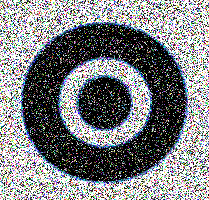
#> input picture Anexos, Imagens e Videos/bimodal_hsv_noise.png, 209 x 200 px, found by its file name
$ python Gaussian_Threshold_Otsu.py
#> lines starting #> are read from the running program, lines starting #| are printed output that depends on the picture; after the words box and inside, x2 and y2 are one past the last pixel; in counts of white or black regions, pixels touching at a corner belong together
import cv2 as cv
from matplotlib import pyplot as plt
from pathlib import Path

caminhoImagem = Path('Anexos, Imagens e Videos/bimodal_hsv_noise.png')

img = cv.imread(str(caminhoImagem),0)
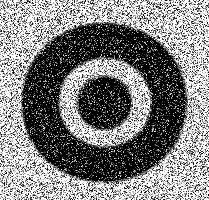
#> img: shape (200, 209); min 0, max 255, mean 127.9
# global thresholding
ret1,th1 = cv.threshold(img,127,255,cv.THRESH_BINARY)
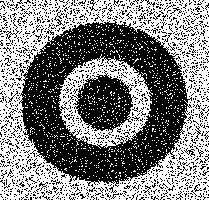
#> th1: shape (200, 209); 50.2% white; 1532 black regions (1515 under 20 px), largest, box (x1, y1, x2, y2) and area: (19, 18, 192, 187) 13500, (72, 70, 138, 133) 2206, (3, 17, 19, 42) 56
# Otsu's thresholding
ret2,th2 = cv.threshold(img,0,255,cv.THRESH_BINARY+cv.THRESH_OTSU)
#> ret2 = 127
# Otsu's thresholding after Gaussian filtering
blur = cv.GaussianBlur(img,(5,5),0)
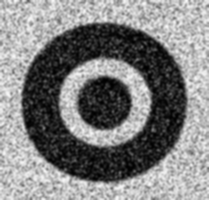
#> blur: shape (200, 209); min 0, max 248, mean 127.9
ret3,th3 = cv.threshold(blur,0,255,cv.THRESH_BINARY+cv.THRESH_OTSU)
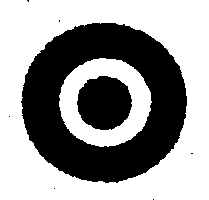
#> th3: shape (200, 209); 59.9% white; 8 black regions (6 under 20 px), largest, box (x1, y1, x2, y2) and area: (21, 23, 187, 183) 14432, (77, 76, 132, 130) 2316
#> ret3 = 112
# plot all the images and their histograms
images = [img, 0, th1,
          img, 0, th2,
          blur, 0, th3]
titles = ['Original Noisy Image','Histogram','Global Thresholding (v=127)',
          'Original Noisy Image','Histogram',"Otsu's Thresholding",
          'Gaussian filtered Image','Histogram',"Otsu's Thresholding"]
for i in range(3):
    plt.subplot(3,3,i*3+1),plt.imshow(images[i*3],'gray')
    plt.title(titles[i*3]), plt.xticks([]), plt.yticks([])
    plt.subplot(3,3,i*3+2),plt.hist(images[i*3].ravel(),256)
    plt.title(titles[i*3+1]), plt.xticks([]), plt.yticks([])
    plt.subplot(3,3,i*3+3),plt.imshow(images[i*3+2],'gray')
    plt.title(titles[i*3+2]), plt.xticks([]), plt.yticks([])
plt.show()
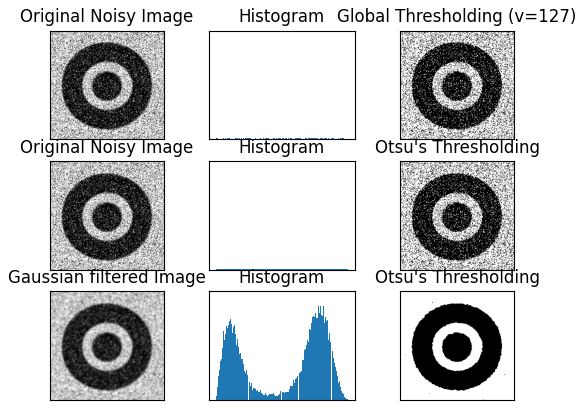
#> figure drawn by matplotlib, 9 panels

$ run again, with Anexos, Imagens e Videos/Frame1.png copied over Anexos, Imagens e Videos/bimodal_hsv_noise.png
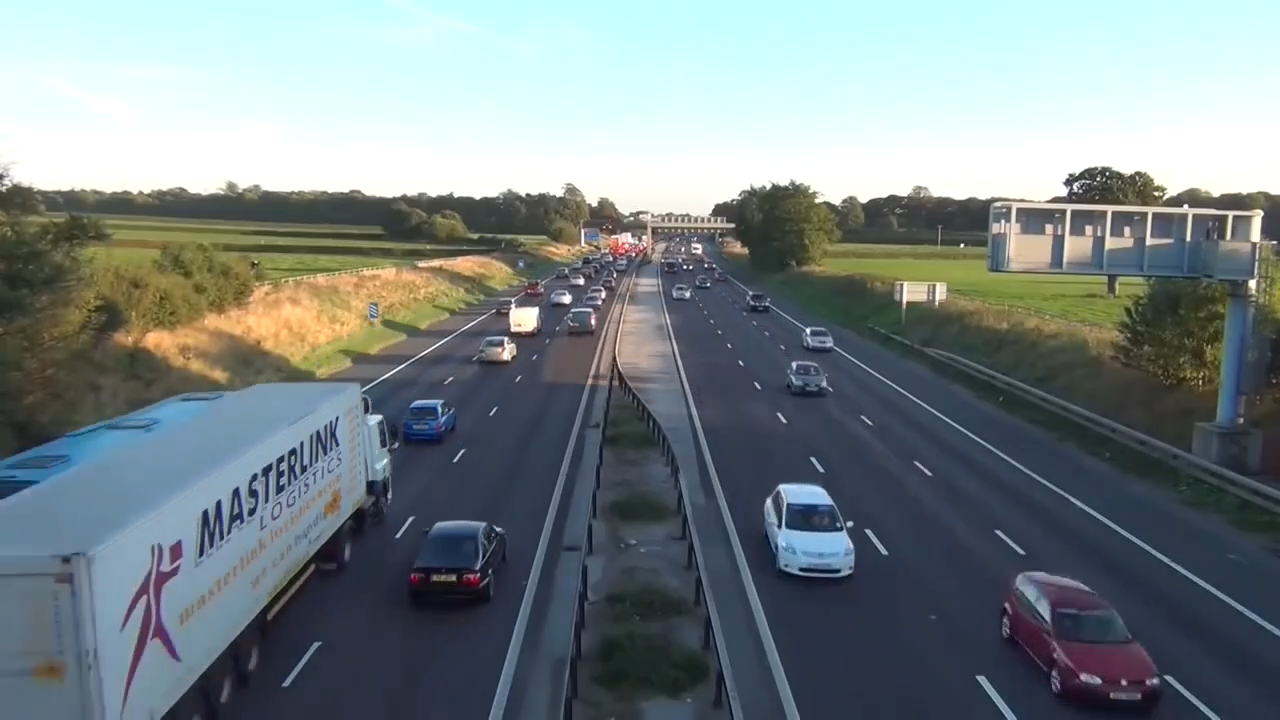
#> input picture Anexos, Imagens e Videos/Frame1.png, 1280 x 720 px, found by its file name
#> `ret1,th1 = cv.threshold(img,127,255,cv.THRESH_BINARY)`:
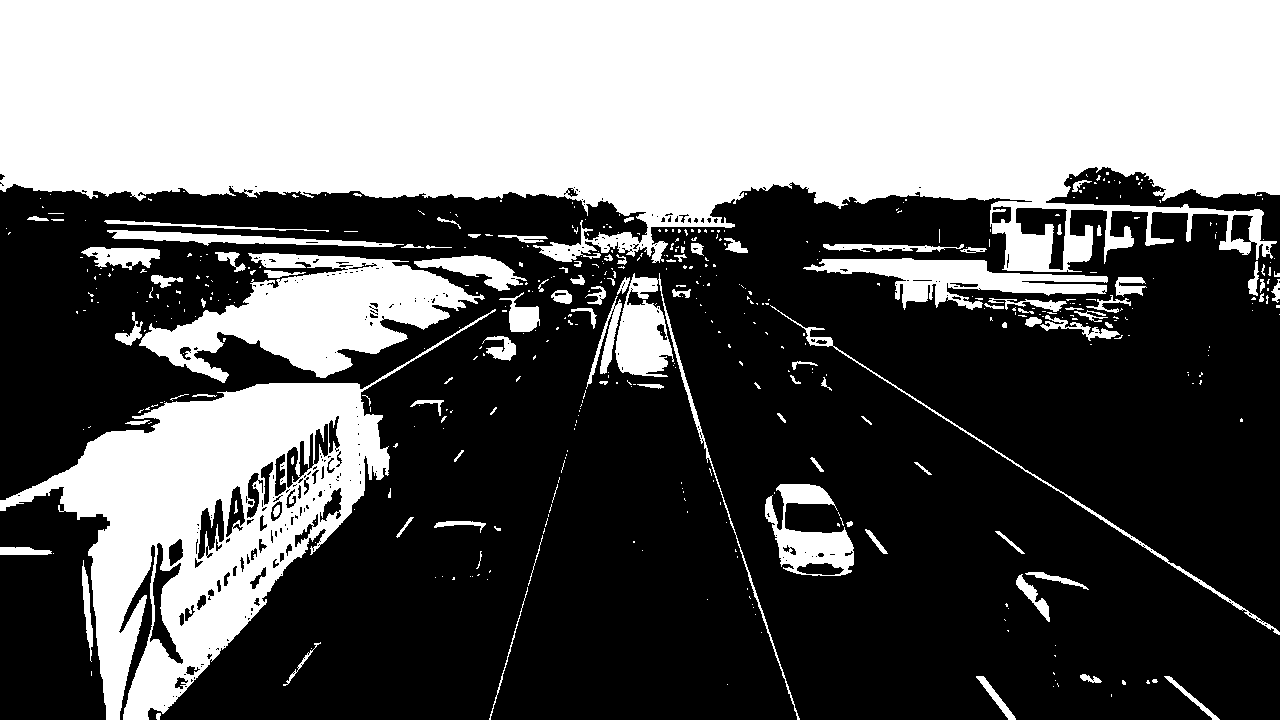
#> th1: shape (720, 1280); 40.6% white; 487 white regions (382 under 20 px), largest, box (x1, y1, x2, y2) and area: (0, 0, 1280, 272) 259549, (0, 309, 496, 720) 57367, (139, 253, 485, 383) 20710
#> th2: shape (720, 1280); 31.4% white; 519 white regions (445 under 20 px), largest, box (x1, y1, x2, y2) and area: (0, 0, 1280, 271) 254311, (196, 265, 465, 364) 11341, (102, 387, 359, 594) 8354
#> ret2 = 157
#> `ret3,th3 = cv.threshold(blur,0,255,cv.THRESH_BINARY+cv.THRESH_OTSU)`:
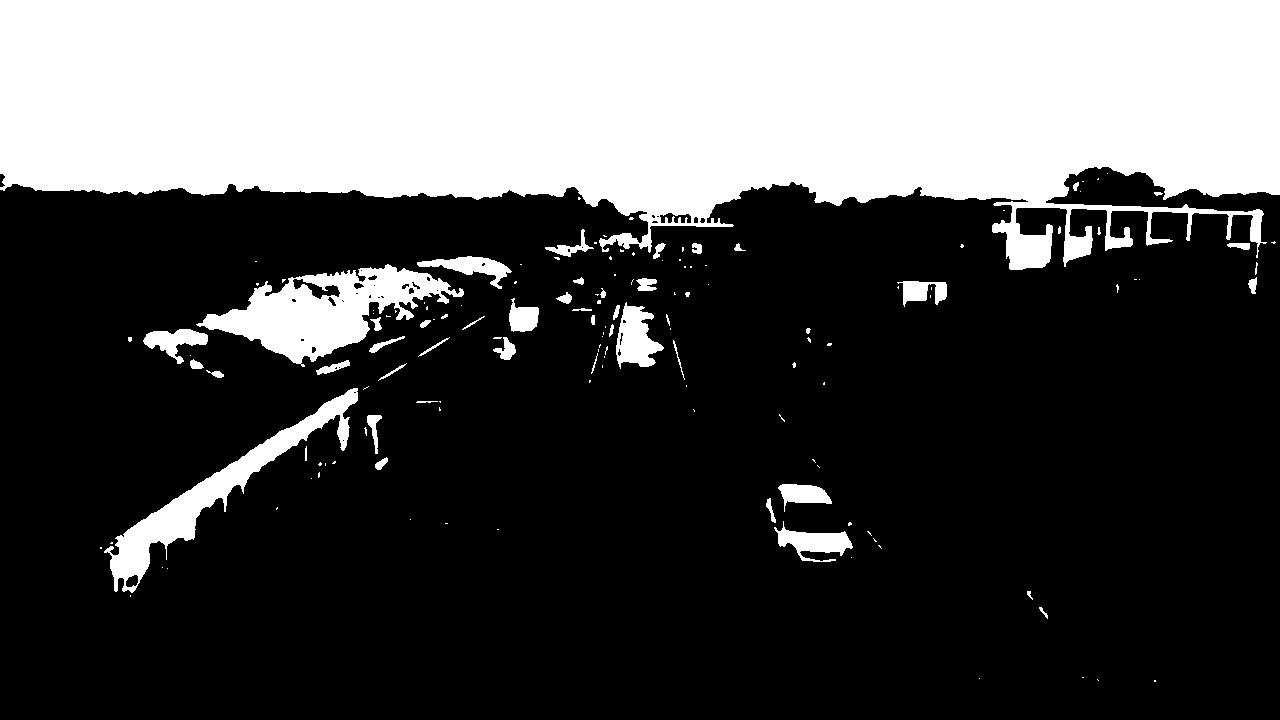
#> th3: shape (720, 1280); 31% white; 147 white regions (96 under 20 px), largest, box (x1, y1, x2, y2) and area: (0, 0, 1280, 270) 255070, (196, 264, 464, 367) 11439, (104, 388, 358, 593) 7963
